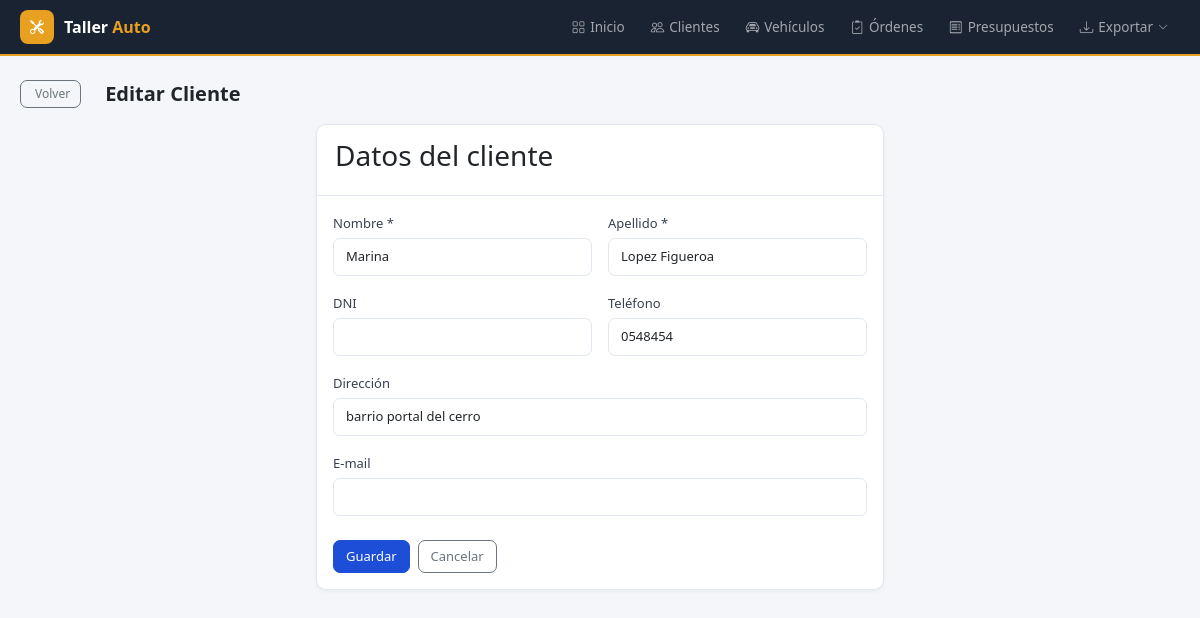
/clientes/1/editar, run on the app's committed database.
### tables this page shows
CREATE TABLE clientes (
            id INTEGER PRIMARY KEY AUTOINCREMENT,
            nombre TEXT NOT NULL,
            apellido TEXT NOT NULL,
            direccion TEXT,
            telefono TEXT,
            email TEXT,
            dni TEXT,
            created_at TIMESTAMP DEFAULT CURRENT_TIMESTAMP
        );

### app.py (the view, shortened to what this page needs)
@app.route('/clientes/<int:id>/editar', methods=['GET', 'POST'])
def editar_cliente(id):
    db = get_db()
    cliente = db.execute('SELECT * FROM clientes WHERE id=?', (id,)).fetchone()
    if not cliente:
        db.close()
        flash('Cliente no encontrado.', 'danger')
        return redirect(url_for('clientes'))
    db.close()
    return render_template('cliente_form.html', cliente=cliente)

### app.py (called while the page is built)
@app.before_request
def setup():
    if not hasattr(app, '_db_initialized'):
        init_db()
        app._db_initialized = True

### database.py (called while the page is built)
def get_db():
    conn = sqlite3.connect(DB_PATH)
    conn.row_factory = sqlite3.Row
    return conn

### templates/cliente_form.html (shortened to what this page needs)
{% extends 'base.html' %}
{% block content %}
<div class="page-header mb-3">
  <div class="row align-items-center">
    <div class="col-auto"><a href="/clientes" class="btn btn-outline-secondary btn-sm">Volver</a></div>
    <div class="col"><h2 class="page-title mb-0">{{ 'Editar' if cliente else 'Nuevo' }} Cliente</h2></div>
  </div>
</div>
<div class="row justify-content-center">
  <div class="col-12 col-md-6">
    <div class="card">
      <div class="card-header"><h3 class="card-title">Datos del cliente</h3></div>
      <div class="card-body">
        <form method="post">
          <div class="row g-3">
            <div class="col-6">
              <label class="form-label">Nombre *</label>
              <input type="text" name="nombre" class="form-control" required value="{{ cliente.nombre if cliente else '' }}">
            </div>
            <div class="col-6">
              <label class="form-label">Apellido *</label>
              <input type="text" name="apellido" class="form-control" required value="{{ cliente.apellido if cliente else '' }}">
            </div>
            <div class="col-6">
              <label class="form-label">DNI</label>
              <input type="text" name="dni" class="form-control" value="{{ cliente.dni if cliente else '' }}">
            </div>
            <div class="col-6">
              <label class="form-label">Teléfono</label>
              <input type="text" name="telefono" class="form-control" value="{{ cliente.telefono if cliente else '' }}">
            </div>
            <div class="col-12">
              <label class="form-label">Dirección</label>
              <input type="text" name="direccion" class="form-control" value="{{ cliente.direccion if cliente else '' }}">
            </div>
            <div class="col-12">
              <label class="form-label">E-mail</label>
              <input type="email" name="email" class="form-control" value="{{ cliente.email if cliente else '' }}">
            </div>
          </div>
          <div class="mt-4 d-flex gap-2">
            <button type="submit" class="btn btn-primary">Guardar</button>
            <a href="/clientes" class="btn btn-outline-secondary">Cancelar</a>
          </div>
        </form>
      </div>
    </div>
  </div>
</div>
{% endblock %}

### templates/base.html (style rules this page uses)
body { background: #f4f6f9; font-family: 'Segoe UI', system-ui, sans-serif; font-size: 14px; }
.page-header { margin-bottom: 20px; }
.page-title { font-size: 20px; font-weight: 700; margin: 0; display: flex; align-items: center; gap: 10px; }
.card { background: #fff; border: 1px solid #e2e8f0; border-radius: 10px; box-shadow: 0 1px 4px rgba(0,0,0,.06); }
.card-header { padding: 14px 18px; border-bottom: 1px solid #e2e8f0; background: transparent; display: flex; align-items: center; gap: 8px; font-weight: 600; font-size: 14px; }
.btn { font-size: 13px; font-weight: 500; border-radius: 7px; }
.btn-sm { font-size: 12px; padding: 4px 10px; }
.btn-primary { background: #1d4ed8; border-color: #1d4ed8; }
.form-label { font-weight: 500; font-size: 13px; color: #374151; margin-bottom: 5px; }
.form-control, .form-select { border-color: #e2e8f0; border-radius: 7px; font-size: 13px; padding: 8px 12px; }

### data on the page
clientes: nombre "Marina", apellido "Lopez Figueroa", telefono "0548454", direccion "barrio portal del cerro"

### other printed values
{{ 'Editar' if cliente else 'Nuevo' }} "Editar"
